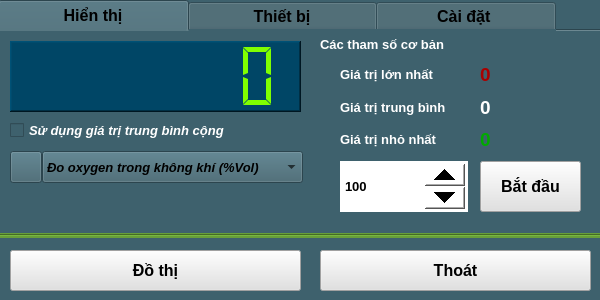
<?xml version="1.0" encoding="UTF-8"?>
<ui version="4.0">
 <class>Sensor_SEN0108</class>
 <widget class="QWidget" name="Sensor_SEN0108">
  <property name="geometry">
   <rect>
    <x>0</x>
    <y>0</y>
    <width>600</width>
    <height>300</height>
   </rect>
  </property>
  <property name="windowTitle">
   <string>Form</string>
  </property>
  <property name="windowIcon">
   <iconset resource="../image.qrc">
    <normaloff>:/image/OxygenSensorIcon_1.jpg</normaloff>:/image/OxygenSensorIcon_1.jpg</iconset>
  </property>
  <property name="styleSheet">
   <string notr="true">background-color: rgb(62, 97, 109);</string>
  </property>
  <widget class="QPushButton" name="pushButton_ChartZoom">
   <property name="geometry">
    <rect>
     <x>10</x>
     <y>250</y>
     <width>291</width>
     <height>41</height>
    </rect>
   </property>
   <property name="font">
    <font>
     <pointsize>12</pointsize>
     <bold>true</bold>
    </font>
   </property>
   <property name="styleSheet">
    <string notr="true">background-color: rgb(225, 225, 225);</string>
   </property>
   <property name="text">
    <string>Đồ thị</string>
   </property>
  </widget>
  <widget class="QPushButton" name="pushButton_Exit">
   <property name="geometry">
    <rect>
     <x>320</x>
     <y>250</y>
     <width>271</width>
     <height>41</height>
    </rect>
   </property>
   <property name="font">
    <font>
     <pointsize>12</pointsize>
     <bold>true</bold>
    </font>
   </property>
   <property name="styleSheet">
    <string notr="true">background-color: rgb(225, 225, 225);</string>
   </property>
   <property name="text">
    <string>Thoát</string>
   </property>
  </widget>
  <widget class="QTabWidget" name="tabWidget">
   <property name="geometry">
    <rect>
     <x>-2</x>
     <y>0</y>
     <width>607</width>
     <height>238</height>
    </rect>
   </property>
   <property name="font">
    <font>
     <pointsize>12</pointsize>
     <bold>true</bold>
    </font>
   </property>
   <property name="styleSheet">
    <string notr="true">background-color: rgb(62, 97, 109);</string>
   </property>
   <property name="currentIndex">
    <number>0</number>
   </property>
   <property name="elideMode">
    <enum>Qt::ElideNone</enum>
   </property>
   <widget class="QWidget" name="tab_Infor_3">
    <attribute name="title">
     <string>            Hiển thị            </string>
    </attribute>
    <widget class="QWidget" name="verticalLayoutWidget_11">
     <property name="geometry">
      <rect>
       <x>340</x>
       <y>30</y>
       <width>128</width>
       <height>92</height>
      </rect>
     </property>
     <layout class="QVBoxLayout" name="verticalLayout_11">
      <item>
       <widget class="QLabel" name="label_11">
        <property name="font">
         <font>
          <pointsize>10</pointsize>
          <bold>true</bold>
         </font>
        </property>
        <property name="styleSheet">
         <string notr="true">color: rgb(255, 255, 255);</string>
        </property>
        <property name="text">
         <string>Giá trị lớn nhất</string>
        </property>
       </widget>
      </item>
      <item>
       <widget class="QLabel" name="label_12">
        <property name="font">
         <font>
          <pointsize>10</pointsize>
          <bold>true</bold>
         </font>
        </property>
        <property name="styleSheet">
         <string notr="true">color: rgb(255, 255, 255);</string>
        </property>
        <property name="text">
         <string>Giá trị trung bình</string>
        </property>
       </widget>
      </item>
      <item>
       <widget class="QLabel" name="label_15">
        <property name="font">
         <font>
          <pointsize>10</pointsize>
          <bold>true</bold>
         </font>
        </property>
        <property name="styleSheet">
         <string notr="true">color: rgb(255, 255, 255);</string>
        </property>
        <property name="text">
         <string>Giá trị nhỏ nhất</string>
        </property>
       </widget>
      </item>
     </layout>
    </widget>
    <widget class="QWidget" name="verticalLayoutWidget_12">
     <property name="geometry">
      <rect>
       <x>480</x>
       <y>30</y>
       <width>101</width>
       <height>92</height>
      </rect>
     </property>
     <layout class="QVBoxLayout" name="verticalLayout_12">
      <item>
       <widget class="QLabel" name="label_ValueMax">
        <property name="font">
         <font>
          <pointsize>14</pointsize>
          <bold>true</bold>
         </font>
        </property>
        <property name="styleSheet">
         <string notr="true">color: rgb(170, 0, 0);</string>
        </property>
        <property name="text">
         <string>0</string>
        </property>
       </widget>
      </item>
      <item>
       <widget class="QLabel" name="label_ValueAvg">
        <property name="font">
         <font>
          <pointsize>14</pointsize>
          <bold>true</bold>
         </font>
        </property>
        <property name="styleSheet">
         <string notr="true">color: rgb(255, 255, 255);</string>
        </property>
        <property name="text">
         <string>0</string>
        </property>
       </widget>
      </item>
      <item>
       <widget class="QLabel" name="label_ValueMin">
        <property name="font">
         <font>
          <pointsize>14</pointsize>
          <bold>true</bold>
         </font>
        </property>
        <property name="styleSheet">
         <string notr="true">color: rgb(0, 170, 0);</string>
        </property>
        <property name="text">
         <string>0</string>
        </property>
       </widget>
      </item>
     </layout>
    </widget>
    <widget class="QLCDNumber" name="lcdNumber_Value">
     <property name="geometry">
      <rect>
       <x>10</x>
       <y>10</y>
       <width>291</width>
       <height>71</height>
      </rect>
     </property>
     <property name="styleSheet">
      <string notr="true">background-color: rgb(0, 70, 102);
color: rgb(128, 255, 0);</string>
     </property>
     <property name="frameShape">
      <enum>QFrame::WinPanel</enum>
     </property>
     <property name="lineWidth">
      <number>1</number>
     </property>
     <property name="smallDecimalPoint">
      <bool>false</bool>
     </property>
     <property name="digitCount">
      <number>7</number>
     </property>
     <property name="segmentStyle">
      <enum>QLCDNumber::Flat</enum>
     </property>
     <property name="value" stdset="0">
      <double>0.000000000000000</double>
     </property>
     <property name="intValue" stdset="0">
      <number>0</number>
     </property>
    </widget>
    <widget class="QComboBox" name="comboBox_Unit">
     <property name="geometry">
      <rect>
       <x>42</x>
       <y>120</y>
       <width>261</width>
       <height>32</height>
      </rect>
     </property>
     <property name="font">
      <font>
       <pointsize>10</pointsize>
       <italic>true</italic>
       <bold>true</bold>
      </font>
     </property>
     <property name="styleSheet">
      <string notr="true"/>
     </property>
     <item>
      <property name="text">
       <string>Đo oxygen trong không khí (%Vol)</string>
      </property>
     </item>
    </widget>
    <widget class="QPushButton" name="pushButton">
     <property name="geometry">
      <rect>
       <x>10</x>
       <y>120</y>
       <width>32</width>
       <height>32</height>
      </rect>
     </property>
     <property name="styleSheet">
      <string notr="true"/>
     </property>
     <property name="text">
      <string/>
     </property>
     <property name="icon">
      <iconset resource="../image.qrc">
       <normaloff>:/image/OxygenSensorIcon_White.jpg</normaloff>:/image/OxygenSensorIcon_White.jpg</iconset>
     </property>
     <property name="iconSize">
      <size>
       <width>32</width>
       <height>32</height>
      </size>
     </property>
    </widget>
    <widget class="QSpinBox" name="spinBox_setSample">
     <property name="geometry">
      <rect>
       <x>340</x>
       <y>130</y>
       <width>128</width>
       <height>51</height>
      </rect>
     </property>
     <property name="font">
      <font>
       <pointsize>10</pointsize>
       <bold>true</bold>
      </font>
     </property>
     <property name="styleSheet">
      <string notr="true">QSpinBox
{
background-color: rgb(255, 255, 255);
color: rgb(0, 0, 0);
}
QSpinBox::up-button
{
    min-width:40px;
    min-height: 20px;
}
QSpinBox::down-button
{
    min-width: 40px;
    min-height: 20px;
}
</string>
     </property>
     <property name="minimum">
      <number>1</number>
     </property>
     <property name="maximum">
      <number>9999999</number>
     </property>
     <property name="value">
      <number>100</number>
     </property>
    </widget>
    <widget class="QPushButton" name="pushButton_getSamples">
     <property name="geometry">
      <rect>
       <x>480</x>
       <y>130</y>
       <width>101</width>
       <height>51</height>
      </rect>
     </property>
     <property name="font">
      <font>
       <pointsize>12</pointsize>
       <bold>true</bold>
      </font>
     </property>
     <property name="styleSheet">
      <string notr="true">background-color: rgb(225, 225, 225);</string>
     </property>
     <property name="text">
      <string>Bắt đầu</string>
     </property>
    </widget>
    <widget class="QLabel" name="label_sampleInfo">
     <property name="geometry">
      <rect>
       <x>320</x>
       <y>0</y>
       <width>261</width>
       <height>26</height>
      </rect>
     </property>
     <property name="font">
      <font>
       <pointsize>10</pointsize>
       <bold>true</bold>
      </font>
     </property>
     <property name="styleSheet">
      <string notr="true">color: rgb(255, 255, 255);</string>
     </property>
     <property name="text">
      <string>Các tham số cơ bản</string>
     </property>
    </widget>
    <widget class="QCheckBox" name="checkBox_setMathAvg">
     <property name="geometry">
      <rect>
       <x>10</x>
       <y>86</y>
       <width>281</width>
       <height>27</height>
      </rect>
     </property>
     <property name="font">
      <font>
       <pointsize>10</pointsize>
       <italic>true</italic>
       <bold>true</bold>
      </font>
     </property>
     <property name="styleSheet">
      <string notr="true">color: rgb(255, 255, 255);</string>
     </property>
     <property name="text">
      <string>Sử dụng giá trị trung bình cộng</string>
     </property>
    </widget>
   </widget>
   <widget class="QWidget" name="tab_5">
    <attribute name="title">
     <string>            Thiết bị            </string>
    </attribute>
    <widget class="QWidget" name="verticalLayoutWidget_13">
     <property name="geometry">
      <rect>
       <x>150</x>
       <y>10</y>
       <width>291</width>
       <height>101</height>
      </rect>
     </property>
     <layout class="QVBoxLayout" name="verticalLayout_13">
      <item>
       <widget class="QLabel" name="label_Name">
        <property name="font">
         <font>
          <pointsize>10</pointsize>
         </font>
        </property>
        <property name="styleSheet">
         <string notr="true">color: rgb(255, 255, 255);</string>
        </property>
        <property name="text">
         <string/>
        </property>
       </widget>
      </item>
      <item>
       <widget class="QLabel" name="label_Address">
        <property name="font">
         <font>
          <pointsize>10</pointsize>
         </font>
        </property>
        <property name="styleSheet">
         <string notr="true">color: rgb(255, 255, 255);</string>
        </property>
        <property name="text">
         <string/>
        </property>
       </widget>
      </item>
      <item>
       <widget class="QLabel" name="label_SerialNumber">
        <property name="font">
         <font>
          <pointsize>10</pointsize>
         </font>
        </property>
        <property name="styleSheet">
         <string notr="true">color: rgb(255, 255, 255);</string>
        </property>
        <property name="text">
         <string/>
        </property>
       </widget>
      </item>
     </layout>
    </widget>
    <widget class="QWidget" name="verticalLayoutWidget_14">
     <property name="geometry">
      <rect>
       <x>10</x>
       <y>10</y>
       <width>111</width>
       <height>131</height>
      </rect>
     </property>
     <layout class="QVBoxLayout" name="verticalLayout_14">
      <item>
       <widget class="QLabel" name="label_16">
        <property name="font">
         <font>
          <pointsize>10</pointsize>
          <bold>true</bold>
         </font>
        </property>
        <property name="styleSheet">
         <string notr="true">color: rgb(255, 255, 255);</string>
        </property>
        <property name="text">
         <string>Tên thiết bị:</string>
        </property>
       </widget>
      </item>
      <item>
       <widget class="QLabel" name="label_17">
        <property name="font">
         <font>
          <pointsize>10</pointsize>
          <bold>true</bold>
         </font>
        </property>
        <property name="styleSheet">
         <string notr="true">color: rgb(255, 255, 255);</string>
        </property>
        <property name="text">
         <string>Địa chỉ:</string>
        </property>
       </widget>
      </item>
      <item>
       <widget class="QLabel" name="label_20">
        <property name="font">
         <font>
          <pointsize>10</pointsize>
          <bold>true</bold>
         </font>
        </property>
        <property name="styleSheet">
         <string notr="true">color: rgb(255, 255, 255);</string>
        </property>
        <property name="text">
         <string>Mã sê-ri:</string>
        </property>
       </widget>
      </item>
      <item>
       <widget class="QLabel" name="label_21">
        <property name="font">
         <font>
          <pointsize>10</pointsize>
          <bold>true</bold>
         </font>
        </property>
        <property name="styleSheet">
         <string notr="true">color: rgb(255, 255, 255);</string>
        </property>
        <property name="text">
         <string>Mô tả:</string>
        </property>
       </widget>
      </item>
     </layout>
    </widget>
    <widget class="QWidget" name="verticalLayoutWidget_15">
     <property name="geometry">
      <rect>
       <x>150</x>
       <y>110</y>
       <width>291</width>
       <height>61</height>
      </rect>
     </property>
     <layout class="QVBoxLayout" name="verticalLayout_15">
      <item>
       <widget class="QLabel" name="label_Description">
        <property name="font">
         <font>
          <pointsize>10</pointsize>
         </font>
        </property>
        <property name="styleSheet">
         <string notr="true">color: rgb(255, 255, 255);</string>
        </property>
        <property name="text">
         <string/>
        </property>
        <property name="alignment">
         <set>Qt::AlignLeading|Qt::AlignLeft|Qt::AlignTop</set>
        </property>
       </widget>
      </item>
     </layout>
    </widget>
   </widget>
   <widget class="QWidget" name="tab_7">
    <attribute name="title">
     <string>           Cài đặt            </string>
    </attribute>
    <widget class="QLabel" name="label_26">
     <property name="geometry">
      <rect>
       <x>277</x>
       <y>40</y>
       <width>41</width>
       <height>22</height>
      </rect>
     </property>
     <property name="font">
      <font>
       <pointsize>10</pointsize>
       <bold>true</bold>
      </font>
     </property>
     <property name="styleSheet">
      <string notr="true">color: rgb(255, 255, 255);</string>
     </property>
     <property name="text">
      <string>(ms)</string>
     </property>
    </widget>
    <widget class="QLabel" name="label_27">
     <property name="geometry">
      <rect>
       <x>20</x>
       <y>40</y>
       <width>141</width>
       <height>22</height>
      </rect>
     </property>
     <property name="font">
      <font>
       <pointsize>10</pointsize>
       <bold>true</bold>
      </font>
     </property>
     <property name="styleSheet">
      <string notr="true">color: rgb(255, 255, 255);</string>
     </property>
     <property name="text">
      <string>Thời gian lấy mẫu :</string>
     </property>
    </widget>
    <widget class="QPushButton" name="pushButton_SetSampleTime">
     <property name="geometry">
      <rect>
       <x>360</x>
       <y>20</y>
       <width>201</width>
       <height>61</height>
      </rect>
     </property>
     <property name="font">
      <font>
       <pointsize>12</pointsize>
       <bold>true</bold>
      </font>
     </property>
     <property name="styleSheet">
      <string notr="true">background-color: rgb(225, 225, 225);</string>
     </property>
     <property name="text">
      <string>Cài đặt</string>
     </property>
    </widget>
    <widget class="QSpinBox" name="spinBox_SampleTime">
     <property name="geometry">
      <rect>
       <x>160</x>
       <y>10</y>
       <width>111</width>
       <height>81</height>
      </rect>
     </property>
     <property name="font">
      <font>
       <pointsize>10</pointsize>
       <bold>true</bold>
      </font>
     </property>
     <property name="styleSheet">
      <string notr="true">QSpinBox
{
background-color: rgb(255, 255, 255);
color: rgb(0, 0, 0);
}
QSpinBox::up-button
{
    min-width:40px;
    min-height: 20px;
}
QSpinBox::down-button
{
    min-width: 40px;
    min-height: 20px;
}
</string>
     </property>
     <property name="minimum">
      <number>10</number>
     </property>
     <property name="maximum">
      <number>9999999</number>
     </property>
     <property name="value">
      <number>100</number>
     </property>
    </widget>
    <widget class="QPushButton" name="pushButton_Calib">
     <property name="geometry">
      <rect>
       <x>360</x>
       <y>140</y>
       <width>201</width>
       <height>51</height>
      </rect>
     </property>
     <property name="font">
      <font>
       <pointsize>12</pointsize>
       <bold>true</bold>
      </font>
     </property>
     <property name="styleSheet">
      <string notr="true">background-color: rgb(225, 225, 225);</string>
     </property>
     <property name="text">
      <string>Hiệu chuẩn</string>
     </property>
    </widget>
    <widget class="Line" name="line_3">
     <property name="geometry">
      <rect>
       <x>160</x>
       <y>120</y>
       <width>401</width>
       <height>16</height>
      </rect>
     </property>
     <property name="orientation">
      <enum>Qt::Horizontal</enum>
     </property>
    </widget>
    <widget class="QLabel" name="label_25">
     <property name="geometry">
      <rect>
       <x>20</x>
       <y>110</y>
       <width>151</width>
       <height>22</height>
      </rect>
     </property>
     <property name="font">
      <font>
       <pointsize>10</pointsize>
       <bold>true</bold>
      </font>
     </property>
     <property name="styleSheet">
      <string notr="true">color: rgb(255, 255, 255);</string>
     </property>
     <property name="text">
      <string>Hiệu chuẩn thiết bị </string>
     </property>
    </widget>
    <widget class="QCheckBox" name="checkBox_CalibFast">
     <property name="geometry">
      <rect>
       <x>40</x>
       <y>150</y>
       <width>161</width>
       <height>27</height>
      </rect>
     </property>
     <property name="font">
      <font>
       <pointsize>10</pointsize>
       <bold>true</bold>
      </font>
     </property>
     <property name="styleSheet">
      <string notr="true">color: rgb(255, 255, 255);</string>
     </property>
     <property name="text">
      <string>Hiệu chuẩn nhanh</string>
     </property>
    </widget>
    <widget class="QLineEdit" name="lineEdit_CalibFast">
     <property name="geometry">
      <rect>
       <x>270</x>
       <y>150</y>
       <width>81</width>
       <height>32</height>
      </rect>
     </property>
     <property name="font">
      <font>
       <pointsize>10</pointsize>
       <bold>true</bold>
      </font>
     </property>
     <property name="styleSheet">
      <string notr="true">background-color: rgb(255, 255, 255);</string>
     </property>
     <property name="text">
      <string>20.9</string>
     </property>
     <property name="maxLength">
      <number>4</number>
     </property>
     <property name="alignment">
      <set>Qt::AlignCenter</set>
     </property>
    </widget>
    <widget class="QLabel" name="label_calibInfo">
     <property name="geometry">
      <rect>
       <x>70</x>
       <y>171</y>
       <width>191</width>
       <height>22</height>
      </rect>
     </property>
     <property name="font">
      <font>
       <pointsize>10</pointsize>
       <italic>true</italic>
       <bold>true</bold>
      </font>
     </property>
     <property name="styleSheet">
      <string notr="true">color: rgb(255, 255, 127);</string>
     </property>
     <property name="text">
      <string>(chưa hiệu chuẩn)</string>
     </property>
    </widget>
   </widget>
  </widget>
  <widget class="Line" name="line">
   <property name="geometry">
    <rect>
     <x>-2</x>
     <y>233</y>
     <width>605</width>
     <height>5</height>
    </rect>
   </property>
   <property name="styleSheet">
    <string notr="true">background-color: rgb(104, 159, 57);</string>
   </property>
   <property name="frameShadow">
    <enum>QFrame::Sunken</enum>
   </property>
   <property name="orientation">
    <enum>Qt::Horizontal</enum>
   </property>
  </widget>
 </widget>
 <resources>
  <include location="../image.qrc"/>
 </resources>
 <connections/>
</ui>
